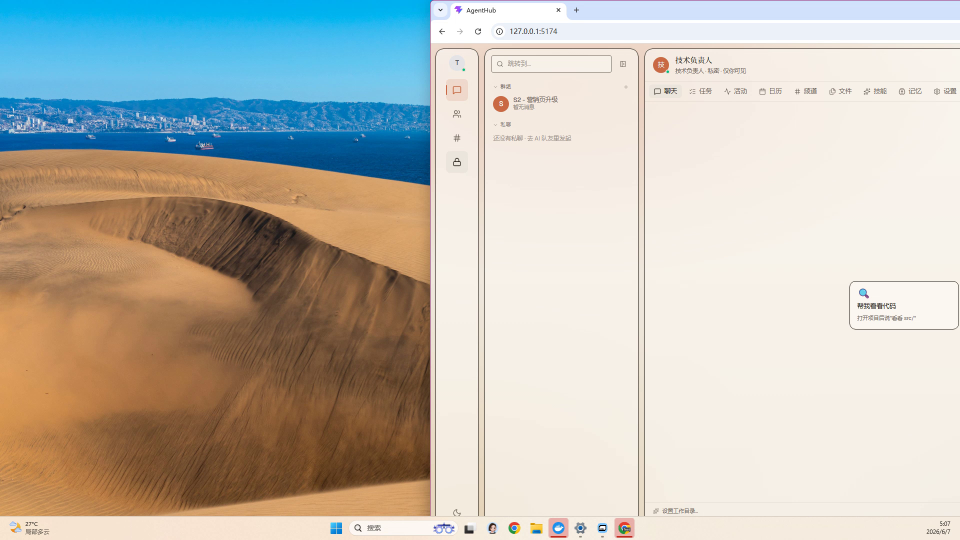
#> input picture docs/deliverables/video/frame-01-opening.png, 1920 x 1080 px, found by its file name (shown at 1/2 size)
$ python verify_frames.py
#> lines starting #> are read from the running program, lines starting #| are printed output that depends on the picture
#!/usr/bin/env python
"""Verify extracted frames are not all-black (i.e. recording captured actual content)."""
import sys
from pathlib import Path

try:
    from PIL import Image
except ImportError:
    print("PIL not available, install pillow")
    sys.exit(1)

frames = [
    ("C:\\Users\\yhn\\Desktop\\字节比赛\\AgentHub\\docs\\deliverables\\video\\frame-01-opening.png", "opening @10s"),
    ("C:\\Users\\yhn\\Desktop\\字节比赛\\AgentHub\\docs\\deliverables\\video\\frame-02-mid.png", "mid @100s"),
    ("C:\\Users\\yhn\\Desktop\\字节比赛\\AgentHub\\docs\\deliverables\\video\\frame-03-closing.png", "closing @190s"),
]

print(f"{'frame':30s}  {'size':14s}  {'mean_brightness':16s}  {'std':6s}  verdict")
print("-" * 100)
all_pass = True
for path, label in frames:
    p = Path(path)
    if not p.exists():
        print(f"  MISSING: {path}")
        all_pass = False
        continue
    img = Image.open(p)
#> img is the input picture: PIL image 1920x1080 RGB; mean R, G, B 191.8, 188.7, 179.5
    w, h = img.size
#> w = 1920; h = 1080
    # 缩到 100x100 然后取灰度
    g = img.convert("L").resize((100, 100))
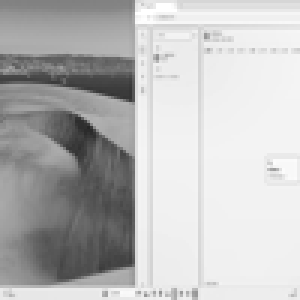
#> g: PIL image 100x100 L (shown 3 times larger); min 38, max 255, mean 188.6
    pixels = list(g.getdata())
#> pixels = 10000 values, max 255 at index 152, min 38 at index 4229, mean 188.6
    avg = sum(pixels) / len(pixels)
#> avg = 188.6
    var = sum((x - avg) ** 2 for x in pixels) / len(pixels)
#> var = 3615.7
    std = var ** 0.5
#> std = 60.13
    is_dark = avg < 10 and std < 5
#> is_dark = False
    is_empty = std < 3  # 单色帧
#> is_empty = False
    if is_dark or is_empty:
        verdict = "FAIL (black/empty)"
        all_pass = False
    else:
        verdict = "PASS"
    print(f"  {label:28s}  {w}x{h:<6d}  {avg:8.1f}/255      {std:6.1f}  {verdict}")
#|   opening @10s                  1920x1080       188.6/255        60.1  PASS
#> pass 2 of the loop `for path, label in frames:`:
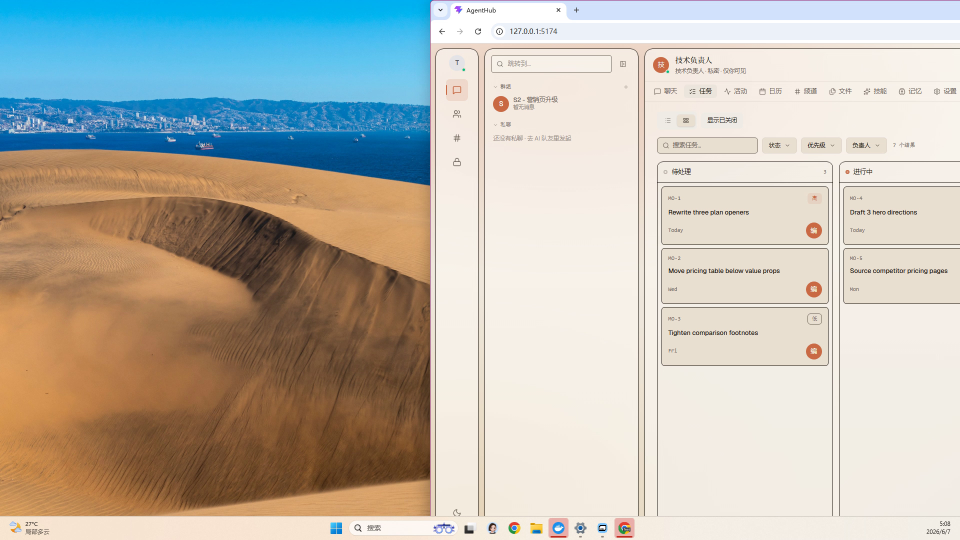
#> input picture docs/deliverables/video/frame-02-mid.png, 1920 x 1080 px, found by its file name (shown at 1/2 size)
#> img is the input picture: PIL image 1920x1080 RGB; mean R, G, B 189, 185.6, 176
#> `g = img.convert("L").resize((100, 100))`:
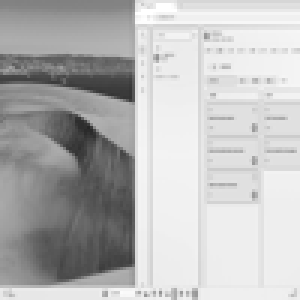
#> g: PIL image 100x100 L (shown 3 times larger); min 38, max 255, mean 185.6
#> pixels = 10000 values, max 255 at index 152, min 38 at index 4229, mean 185.6
#> avg = 185.6
#> var = 3364.8
#> std = 58.01
#|   mid @100s                     1920x1080       185.6/255        58.0  PASS
#> pass 3 of the loop `for path, label in frames:`:
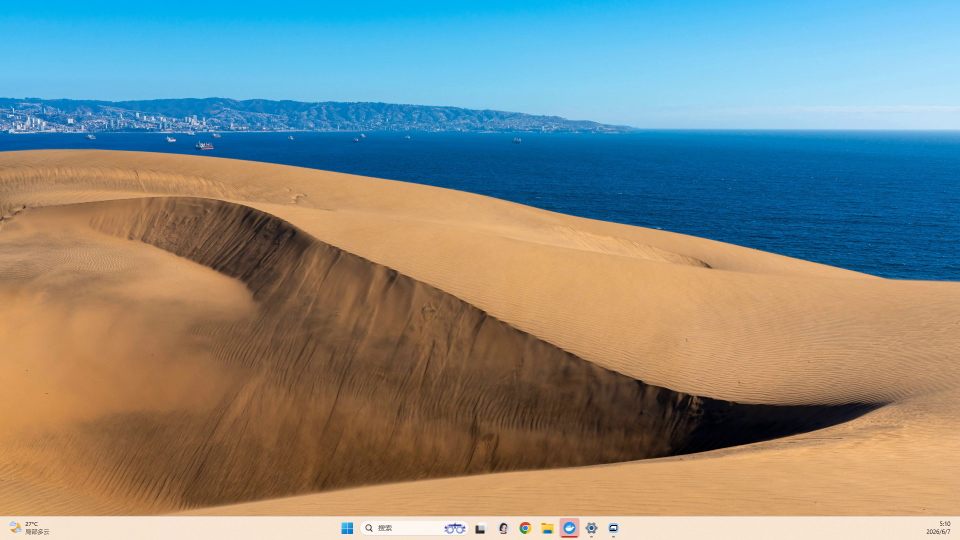
#> input picture docs/deliverables/video/frame-03-closing.png, 1920 x 1080 px, found by its file name (shown at 1/2 size)
#> img is the input picture: PIL image 1920x1080 RGB; mean R, G, B 131, 138.7, 132.5
#> `g = img.convert("L").resize((100, 100))`:
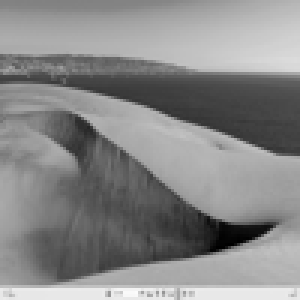
#> g: PIL image 100x100 L (shown 3 times larger); min 0, max 251, mean 135.6
#> pixels = 10000 values, max 251 at index 9745, min 0 at index 8079, mean 135.6
#> avg = 135.6
#> var = 2505
#> std = 50.05
#|   closing @190s                 1920x1080       135.6/255        50.0  PASS

print()
print("OVERALL:", "PASS" if all_pass else "FAIL")
sys.exit(0 if all_pass else 1)
#> (the program exits here)
